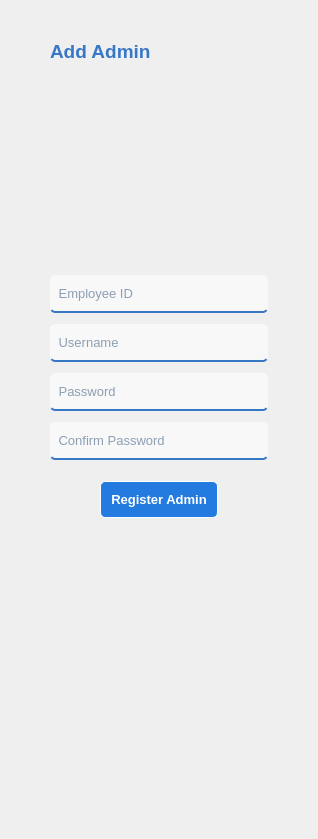
            <widget class="QWidget" name="addAdmin">
             <property name="styleSheet">
              <string notr="true">#addAdmin {
	background-color: transparent;
}

#addAdminLabel {
	color: rgb(55, 120, 198);
}

#employeeIDLE, #usernameLE, #passwordLE, #confirmLE {
	height: 30px;
	border-top: none;
	border-left: none;
	border-right: none;
	border-bottom: 2px solid rgb(55, 120, 198);
	border-radius: 5px;
	padding: 3px;
	background-color: rgba(255, 255, 255, 150);
	margin-bottom: 5px;
	color: rgb(31, 70, 112);
}

#registerAdminButton {
	margin: 10px 50px 10px 50px;
	padding: 10px;
	background-color: rgb(35, 123, 223);
	border: 1px solid white;
	border-radius: 5px;
	color: white;
}

#registerAdminButton:hover {
	background-color: qlineargradient(spread:pad, x1:0.5, y1:1, x2:0.5, y2:0, stop:0 rgba(0, 83, 178, 255), stop:0.567164 rgba(56, 144, 244, 255));
}</string>
             </property>
             <layout class="QVBoxLayout" name="verticalLayout_13" stretch="0,0,0,0,0,0,0,0">
              <property name="leftMargin">
               <number>50</number>
              </property>
              <property name="topMargin">
               <number>40</number>
              </property>
              <property name="rightMargin">
               <number>50</number>
              </property>
              <item>
               <widget class="QLabel" name="addAdminLabel">
                <property name="font">
                 <font>
                  <family>Segoe UI</family>
                  <pointsize>14</pointsize>
                  <weight>75</weight>
                  <bold>true</bold>
                 </font>
                </property>
                <property name="text">
                 <string>Add Admin</string>
                </property>
               </widget>
              </item>
              <item alignment="Qt::AlignHCenter">
               <widget class="QLabel" name="picLabel_5">
                <property name="enabled">
                 <bool>true</bool>
                </property>
                <property name="sizePolicy">
                 <sizepolicy hsizetype="Preferred" vsizetype="Minimum">
                  <horstretch>0</horstretch>
                  <verstretch>0</verstretch>
                 </sizepolicy>
                </property>
                <property name="minimumSize">
                 <size>
                  <width>200</width>
                  <height>200</height>
                 </size>
                </property>
                <property name="maximumSize">
                 <size>
                  <width>200</width>
                  <height>200</height>
                 </size>
                </property>
                <property name="sizeIncrement">
                 <size>
                  <width>0</width>
                  <height>0</height>
                 </size>
                </property>
                <property name="baseSize">
                 <size>
                  <width>0</width>
                  <height>0</height>
                 </size>
                </property>
                <property name="autoFillBackground">
                 <bool>false</bool>
                </property>
                <property name="text">
                 <string/>
                </property>
                <property name="pixmap">
                 <pixmap>icons/edit.png</pixmap>
                </property>
                <property name="scaledContents">
                 <bool>true</bool>
                </property>
                <property name="alignment">
                 <set>Qt::AlignCenter</set>
                </property>
               </widget>
              </item>
              <item>
               <widget class="QLineEdit" name="employeeIDLE">
                <property name="minimumSize">
                 <size>
                  <width>0</width>
                  <height>0</height>
                 </size>
                </property>
                <property name="font">
                 <font>
                  <pointsize>10</pointsize>
                 </font>
                </property>
                <property name="placeholderText">
                 <string> Employee ID</string>
                </property>
               </widget>
              </item>
              <item>
               <widget class="QLineEdit" name="usernameLE">
                <property name="minimumSize">
                 <size>
                  <width>0</width>
                  <height>0</height>
                 </size>
                </property>
                <property name="font">
                 <font>
                  <pointsize>10</pointsize>
                 </font>
                </property>
                <property name="placeholderText">
                 <string> Username</string>
                </property>
               </widget>
              </item>
              <item>
               <widget class="QLineEdit" name="passwordLE">
                <property name="minimumSize">
                 <size>
                  <width>0</width>
                  <height>0</height>
                 </size>
                </property>
                <property name="font">
                 <font>
                  <pointsize>10</pointsize>
                 </font>
                </property>
                <property name="echoMode">
                 <enum>QLineEdit::Password</enum>
                </property>
                <property name="placeholderText">
                 <string> Password</string>
                </property>
               </widget>
              </item>
              <item>
               <widget class="QLineEdit" name="confirmLE">
                <property name="minimumSize">
                 <size>
                  <width>0</width>
                  <height>0</height>
                 </size>
                </property>
                <property name="font">
                 <font>
                  <pointsize>10</pointsize>
                 </font>
                </property>
                <property name="echoMode">
                 <enum>QLineEdit::Password</enum>
                </property>
                <property name="placeholderText">
                 <string> Confirm Password</string>
                </property>
               </widget>
              </item>
              <item>
               <widget class="QPushButton" name="registerAdminButton">
                <property name="font">
                 <font>
                  <family>Segoe UI</family>
                  <pointsize>10</pointsize>
                  <weight>75</weight>
                  <bold>true</bold>
                 </font>
                </property>
                <property name="cursor">
                 <cursorShape>PointingHandCursor</cursorShape>
                </property>
                <property name="text">
                 <string>Register Admin</string>
                </property>
               </widget>
              </item>
              <item>
               <spacer name="verticalSpacer_6">
                <property name="orientation">
                 <enum>Qt::Vertical</enum>
                </property>
                <property name="sizeHint" stdset="0">
                 <size>
                  <width>20</width>
                  <height>300</height>
                 </size>
                </property>
               </spacer>
              </item>
             </layout>
            </widget>
